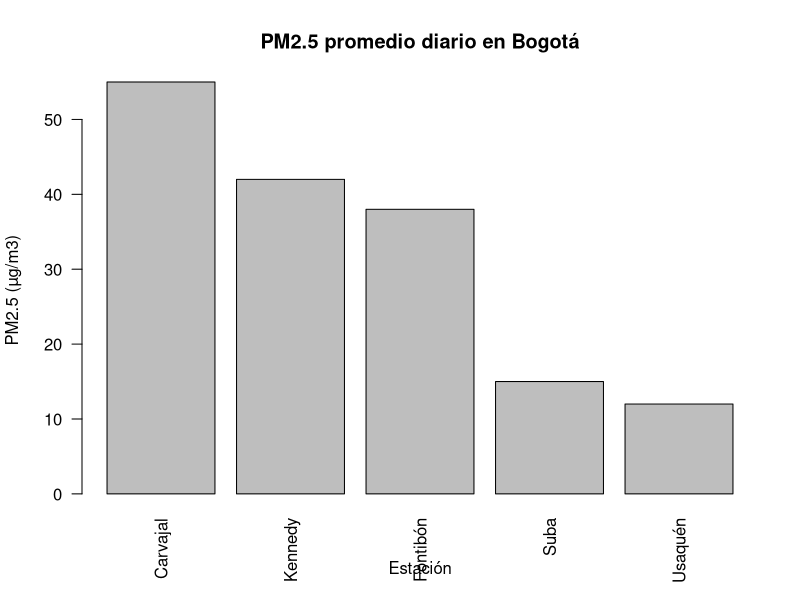

R code for this plot:
## ---- chunk 1
cat("---- Ejercicio 1: Hidrología del Río Magdalena ----\n")

# 1. Colección de estaciones
estaciones <- c(
  "Honda",
  "Puerto Berrío",
  "Barrancabermeja",
  "Puerto Wilches",
  "Calamar"
)

# 2. Colección paralela de caudales en m3/s
caudales_m3s <- c(1500, 2100, 2800, 3200, 4500)

# 3. Estadísticos básicos
caudal_maximo <- max(caudales_m3s)
caudal_promedio <- mean(caudales_m3s)

cat("Caudal máximo registrado:", caudal_maximo, "m3/s\n")
cat("Caudal promedio:", caudal_promedio, "m3/s\n")

# 4. Vectorización: conversión a litros por segundo
caudales_ls <- caudales_m3s * 1000

# 5. Imprimir resultado
cat("Caudales en litros por segundo:\n")
print(caudales_ls)
## ---- chunk 2
cat("---- Ejercicio 2: Calidad del Aire en Bogotá ----\n")

# 1. Crear DataFrame
df_aire <- data.frame(
  estacion = c("Carvajal", "Kennedy", "Fontibón", "Suba", "Usaquén"),
  pm25 = c(55, 42, 38, 15, 12)
)

# 2. Resumen descriptivo/técnico
cat("Estructura del DataFrame:\n")
str(df_aire)

# 3. Filtrar estaciones con PM2.5 > 15
df_alerta <- df_aire[df_aire$pm25 > 15, ]

# 4. Crear nueva columna
df_alerta$estado <- "Crítico"

cat("\nEstaciones en alerta:\n")
print(df_alerta)

# 5. Gráfico de barras
barplot(
  df_aire$pm25,
  names.arg = df_aire$estacion,
  main = "PM2.5 promedio diario en Bogotá",
  xlab = "Estación",
  ylab = "PM2.5 (µg/m3)",
  las = 2
)
